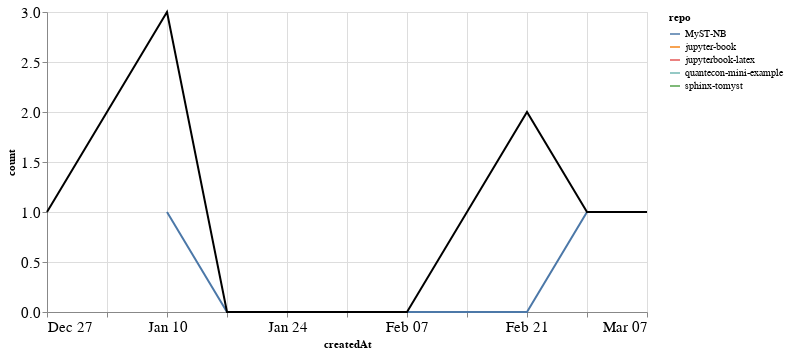

Notebook source saved alongside this figure:
### Markdown cell above
### PRs

### Code cell
prs_time = prs.groupby('repo').resample('W', on='createdAt').count()['author'].reset_index()
prs_time = prs_time.rename(columns={'author': 'count'})
prs_time_total = prs_time.groupby('createdAt').agg({"count": "sum"}).reset_index()

ch1 = alt.Chart(prs_time, width=600).mark_line().encode(
    x='createdAt',
    y='count',
    color='repo',
    tooltip="repo"
)

ch2 = alt.Chart(prs_time_total, width=600).mark_line(color="black").encode(
    x='createdAt',
    y='count',
)

ch1 + ch2

### Figure 1 — Vega-Lite specification as saved in the notebook (floating-point values rounded to 4 significant figures)
{"config": {"axisLeft": {"labelFontSize": 15}, "axisBottom": {"labelFontSize": 15}}, "layer": [{"data": {"name": "data-501c0a5116a243a498c578c9a84ce523"}, "mark": "line", "encoding": {"color": {"type": "nominal", "field": "repo"}, "tooltip": {"type": "nominal", "field": "repo"}, "x": {"type": "temporal", "field": "createdAt"}, "y": {"type": "quantitative", "field": "count"}}, "width": 600}, {"data": {"name": "data-ace13b062542cc7664a891d49e7d5bac"}, "mark": {"type": "line", "color": "black"}, "encoding": {"x": {"type": "temporal", "field": "createdAt"}, "y": {"type": "quantitative", "field": "count"}}, "width": 600}], "$schema": "https://vega.github.io/schema/vega-lite/v4.8.1.json", "datasets": {"data-501c0a5116a243a498c578c9a84ce523": [{"repo": "MyST-NB", "createdAt": "2021-01-10T00:00:00", "count": 1}, {"repo": "MyST-NB", "createdAt": "2021-01-17T00:00:00", "count": 0}, {"repo": "MyST-NB", "createdAt": "2021-01-24T00:00:00", "count": 0}, {"repo": "MyST-NB", "createdAt": "2021-01-31T00:00:00", "count": 0}, {"repo": "MyST-NB", "createdAt": "2021-02-07T00:00:00", "count": 0}, {"repo": "MyST-NB", "createdAt": "2021-02-14T00:00:00", "count": 0}, {"repo": "MyST-NB", "createdAt": "2021-02-21T00:00:00", "count": 0}, {"repo": "MyST-NB", "createdAt": "2021-02-28T00:00:00", "count": 1}, {"repo": "MyST-NB", "createdAt": "2021-03-07T00:00:00", "count": 1}, {"repo": "jupyter-book", "createdAt": "2021-02-21T00:00:00", "count": 2}, {"repo": "jupyterbook-latex", "createdAt": "2020-12-27T00:00:00", "count": 1}, {"repo": "quantecon-mini-example", "createdAt": "2021-02-14T00:00:00", "count": 1}, {"repo": "sphinx-tomyst", "createdAt": "2021-01-10T00:00:00", "count": 2}], "data-ace13b062542cc7664a891d49e7d5bac": [{"createdAt": "2020-12-27T00:00:00", "count": 1}, {"createdAt": "2021-01-10T00:00:00", "count": 3}, {"createdAt": "2021-01-17T00:00:00", "count": 0}, {"createdAt": "2021-01-24T00:00:00", "count": 0}, {"createdAt": "2021-01-31T00:00:00", "count": 0}, {"createdAt": "2021-02-07T00:00:00", "count": 0}, {"createdAt": "2021-02-14T00:00:00", "count": 1}, {"createdAt": "2021-02-21T00:00:00", "count": 2}, {"createdAt": "2021-02-28T00:00:00", "count": 1}, {"createdAt": "2021-03-07T00:00:00", "count": 1}]}}
